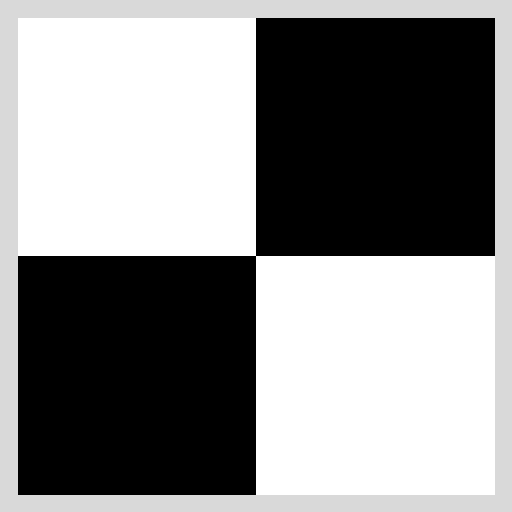
#> input picture sample1.png, 512 x 512 px
$ python -i Util.py   (imports and definitions only)
#> lines starting #> are read from the running program, lines starting #| are printed output that depends on the picture
#> further down, picture is the input picture: shape (512, 512, 3); min 0, max 255, mean 139.3
# Name: Ian White
# Date: 5/3/24
# Honor Pledge: All work here is honestly obtained and is my own

import numpy as np
import cv2 as cv2

def getDeltaX(img):
    imgGray= cv2.cvtColor(img, cv2.COLOR_BGR2GRAY)
    imgF= imgGray.astype(np.float32)
    dX= np.zeros(np.shape(img),np.float32)
    dX= imgF[:, 1:len(imgF[0])]-imgF[:, 0:-1]
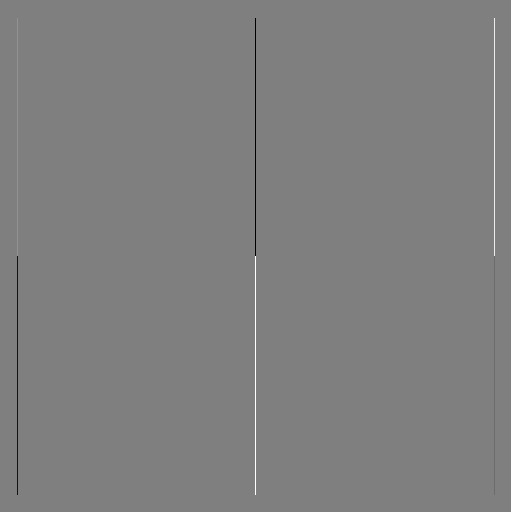
#> dX: shape (512, 511) float32; min -255, max 255, mean 0; drawn with min black and max white
    return dX


# [9 lines left out: function getXImage, not called in this run]

def normalize(img):
    imgN= img.copy()
    minV= imgN.min()
    imgN -= minV
    maxV= imgN.max()
    imgN = imgN/ maxV
    return imgN

def getDeltaY(img):
    imgGray = cv2.cvtColor(img, cv2.COLOR_BGR2GRAY)
    imgF = imgGray.astype(np.float32)
    dY= np.zeros(np.shape(img),np.float32)
    dY= imgF[1:len(imgF), : ]-imgF[0:-1, : ]
    # dY= np.transpose(dY)
    return dY


def getGradient(img):
    xDistance= getDeltaX(img)
    xDistance= xDistance[:-1, :]
    yDistance= getDeltaY(img)
    yDistance= yDistance[:, :-1]
    # print("xDistance: ", np.square(xDistance))
    # print("yDistance: ", np.square(yDistance))
    magnitude= np.sqrt(np.square(xDistance)+ np.square(yDistance))
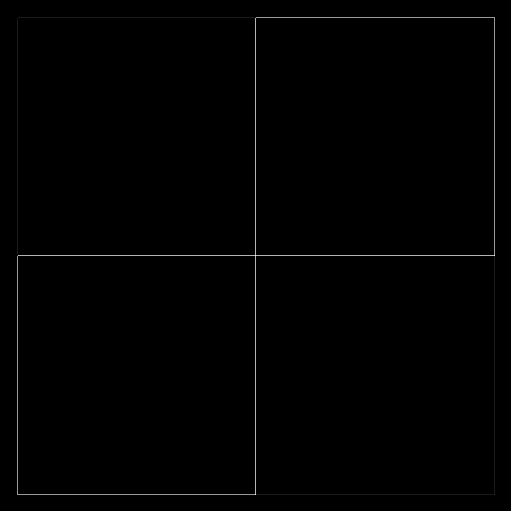
#> magnitude: shape (511, 511) float32; min 0, max 360.6, mean 1.9; drawn with min black and max white
    theta= np.arctan2(yDistance, xDistance)

    return magnitude, theta


def createSketch(img):
    newImage, theta= getGradient(img)
    newImage= normalize(newImage)
#> in normalize, `minV= imgN.min()`: minV = 0
#> in normalize, `maxV= imgN.max()`: maxV = 360.6
    newImage= .9-newImage
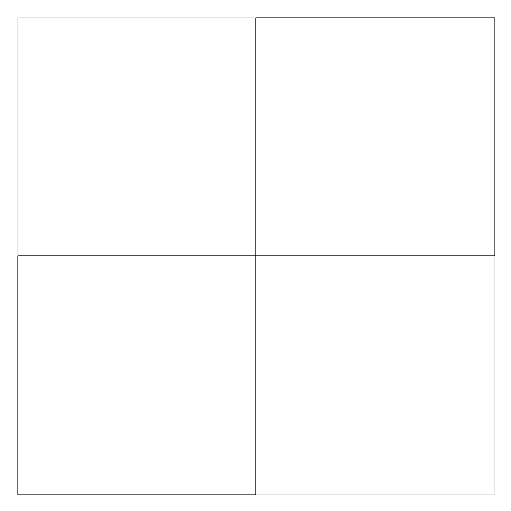
#> newImage: shape (511, 511) float32; min -0.1, max 0.9, mean 0.895; drawn with min black and max white
    # cv2.imshow("Sketch Effect", newImage)
    # cv2.waitKey(0)
    # cv2.destroyAllWindows()
    return newImage

# [54 lines left out: functions createOutline, greenScreen, momentarilyDefinedGreenScreen, not called in this run]


# [12 lines of commented-out code are left out]

>>> import cv2
>>> picture = cv2.imread('sample1.png')
>>> result = createSketch(picture)

$ run again, on sample2.png
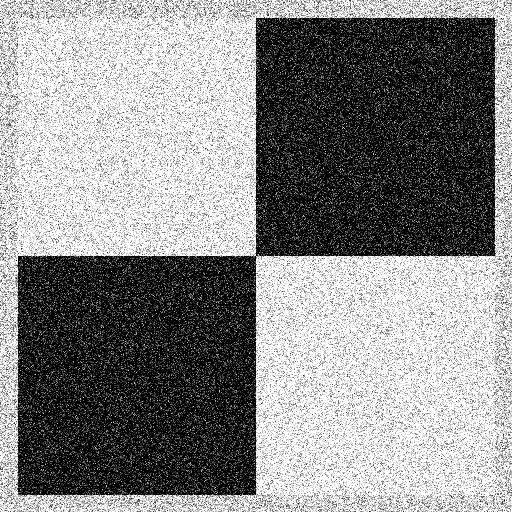
#> input picture sample2.png, 512 x 512 px
#> picture is the input picture: shape (512, 512, 3); min 0, max 255, mean 138
#> in getGradient, `theta= np.arctan2(yDistance, xDistance)`:
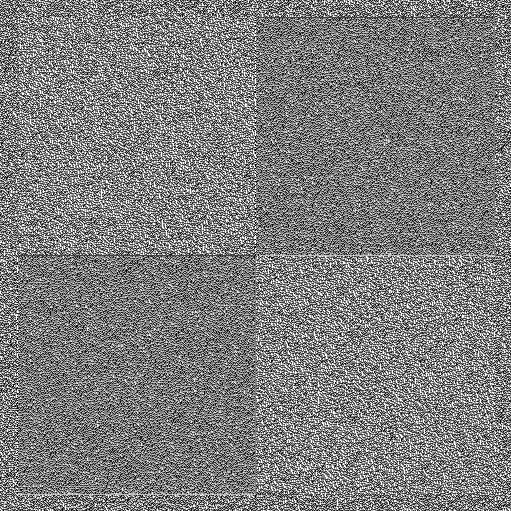
#> theta: shape (511, 511) float32; min -3.14, max 3.14, mean -0.0243; drawn with min black and max white
#> minV = 0
#> maxV = 359.2
#> in createSketch, `newImage= .9-newImage`:
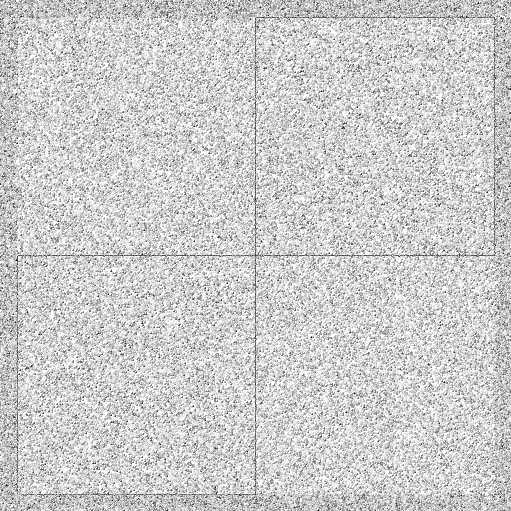
#> newImage: shape (511, 511) float32; min -0.1, max 0.9, mean 0.707; drawn with min black and max white

$ run again, on sample3.png
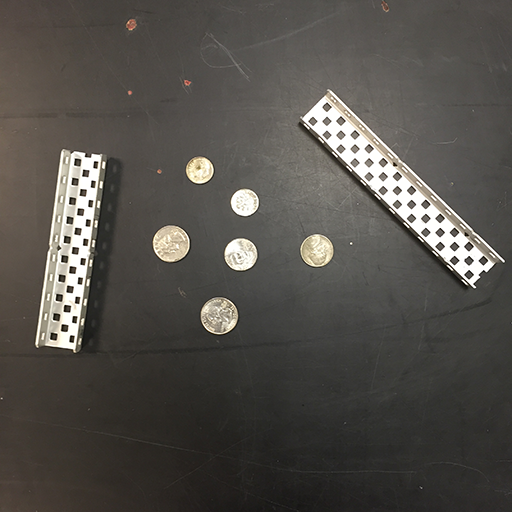
#> input picture sample3.png, 512 x 512 px
#> picture is the input picture: shape (512, 512, 3); mean B, G, R 75.4, 80.4, 83.6
#> in getGradient, `theta= np.arctan2(yDistance, xDistance)`:
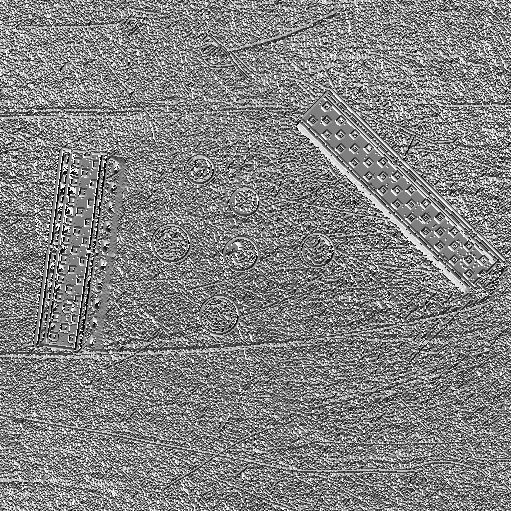
#> theta: shape (511, 511) float32; min -3.14, max 3.14, mean 0.0985; drawn with min black and max white
#> minV = 0
#> maxV = 252.4
#> in createSketch, `newImage= .9-newImage`:
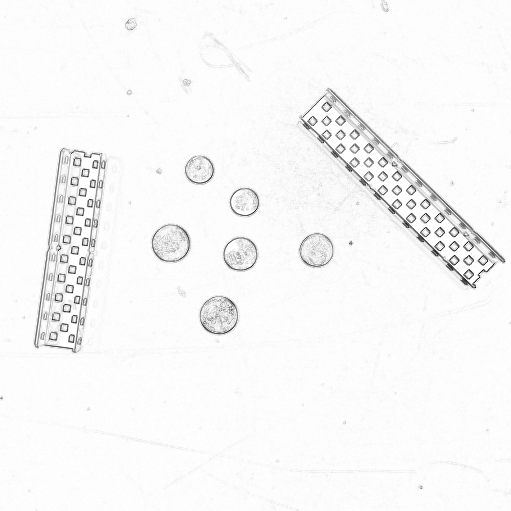
#> newImage: shape (511, 511) float32; min -0.1, max 0.9, mean 0.873; drawn with min black and max white

$ run again, on sample4.png
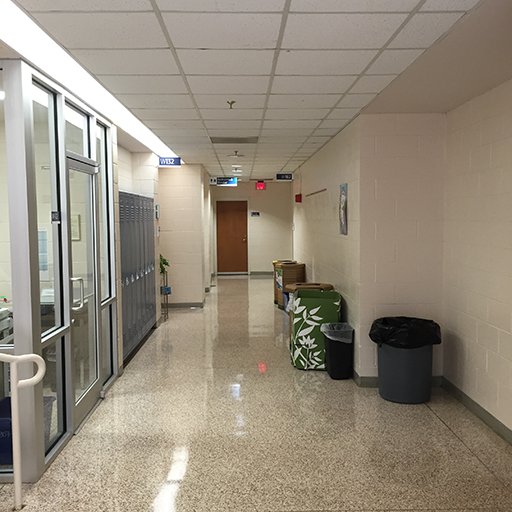
#> input picture sample4.png, 512 x 512 px
#> picture is the input picture: shape (512, 512, 3); mean B, G, R 123.5, 138.7, 148.5
#> in getGradient, `theta= np.arctan2(yDistance, xDistance)`:
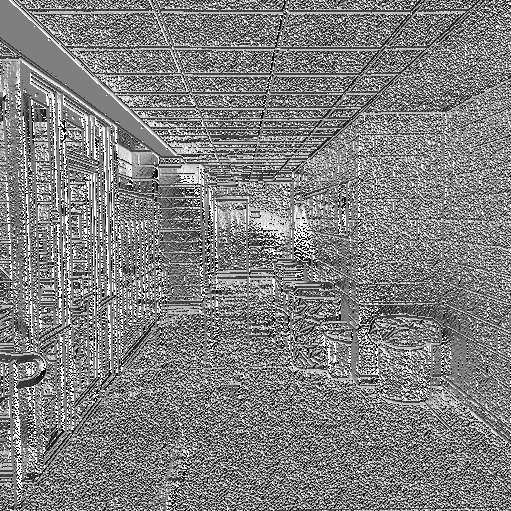
#> theta: shape (511, 511) float32; min -3.14, max 3.14, mean 0.0426; drawn with min black and max white
#> minV = 0
#> maxV = 237.3
#> in createSketch, `newImage= .9-newImage`:
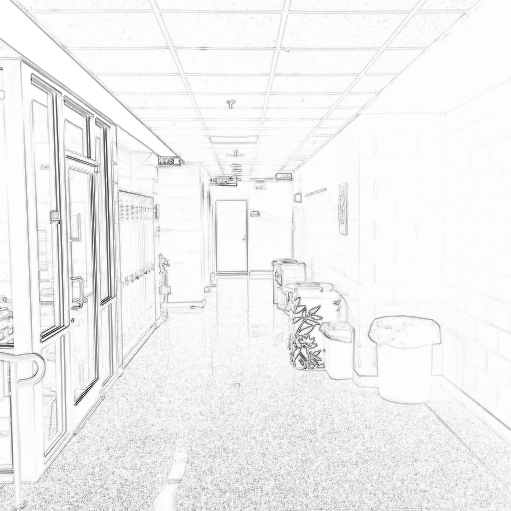
#> newImage: shape (511, 511) float32; min -0.1, max 0.9, mean 0.848; drawn with min black and max white
